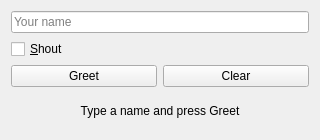
<?xml version="1.0" encoding="UTF-8"?>
<ui version="4.0">
 <class>Greeter</class>
 <widget class="QWidget" name="Greeter">
  <property name="geometry">
   <rect>
    <x>0</x>
    <y>0</y>
    <width>320</width>
    <height>140</height>
   </rect>
  </property>
  <property name="windowTitle">
   <string>Greeter (Designer, answer)</string>
  </property>
  <layout class="QVBoxLayout" name="mainLayout">
   <item>
    <widget class="QLineEdit" name="nameEdit">
     <property name="placeholderText">
      <string>Your name</string>
     </property>
    </widget>
   </item>
   <item>
    <widget class="QCheckBox" name="shoutCheck">
     <property name="text">
      <string>&amp;Shout</string>
     </property>
    </widget>
   </item>
   <item>
    <layout class="QHBoxLayout" name="buttonsLayout">
     <item>
      <widget class="QPushButton" name="greetButton">
       <property name="text">
        <string>Greet</string>
       </property>
      </widget>
     </item>
     <item>
      <widget class="QPushButton" name="clearButton">
       <property name="text">
        <string>Clear</string>
       </property>
      </widget>
     </item>
    </layout>
   </item>
   <item>
    <widget class="QLabel" name="resultLabel">
     <property name="text">
      <string>Type a name and press Greet</string>
     </property>
     <property name="alignment">
      <set>Qt::AlignmentFlag::AlignCenter</set>
     </property>
    </widget>
   </item>
  </layout>
 </widget>
 <resources/>
 <connections>
  <connection>
   <sender>nameEdit</sender>
   <signal>returnPressed()</signal>
   <receiver>greetButton</receiver>
   <slot>click()</slot>
  </connection>
 </connections>
</ui>
